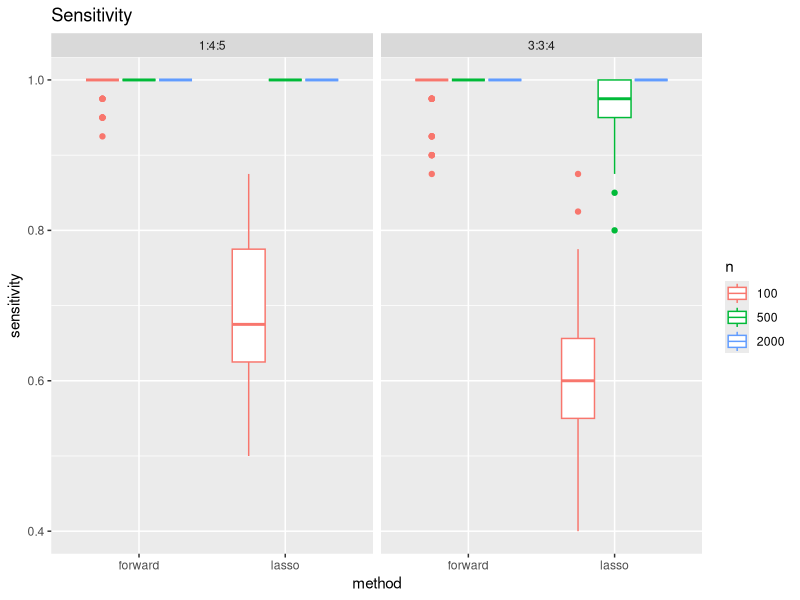
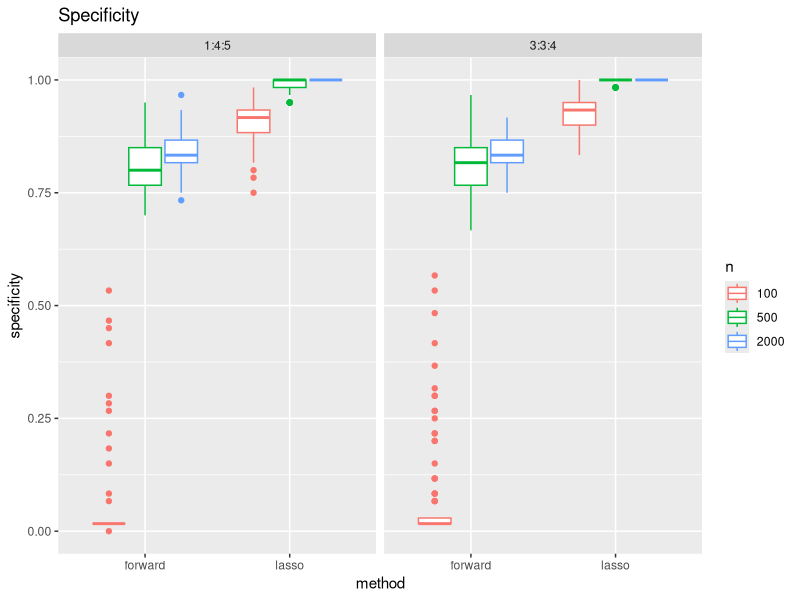
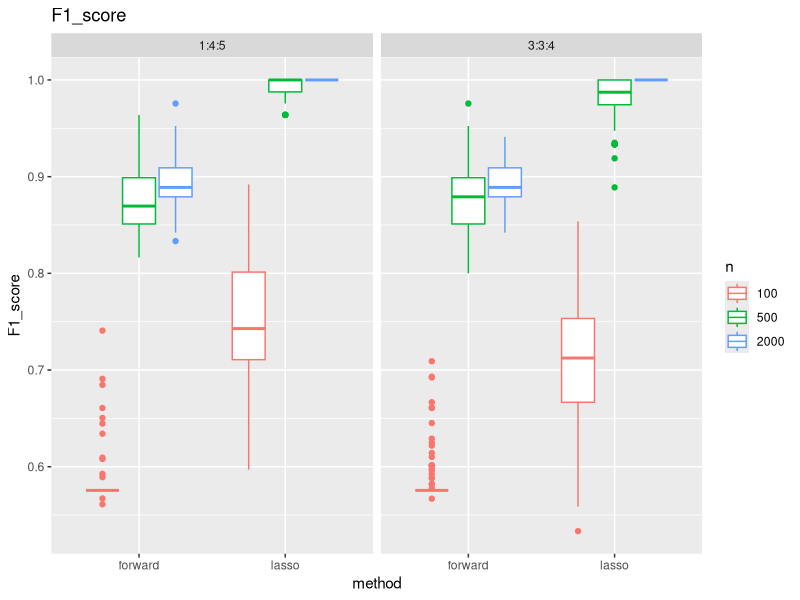
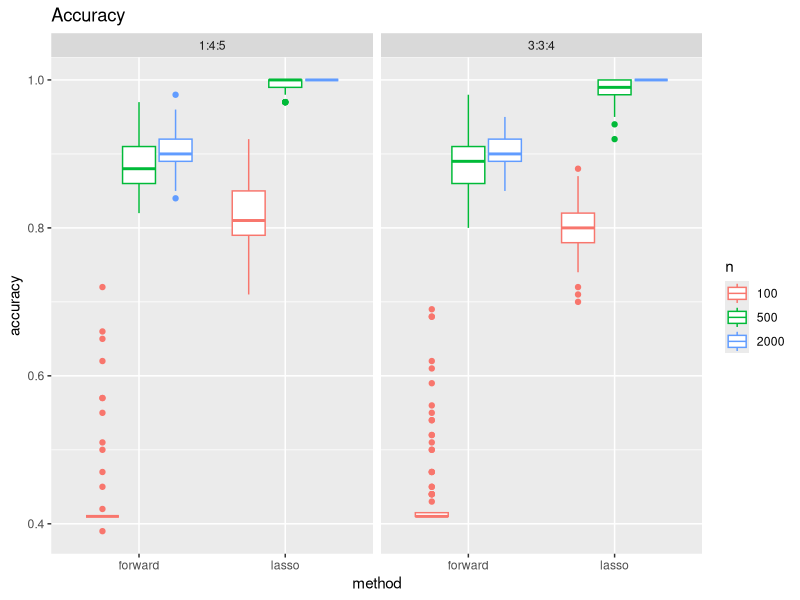
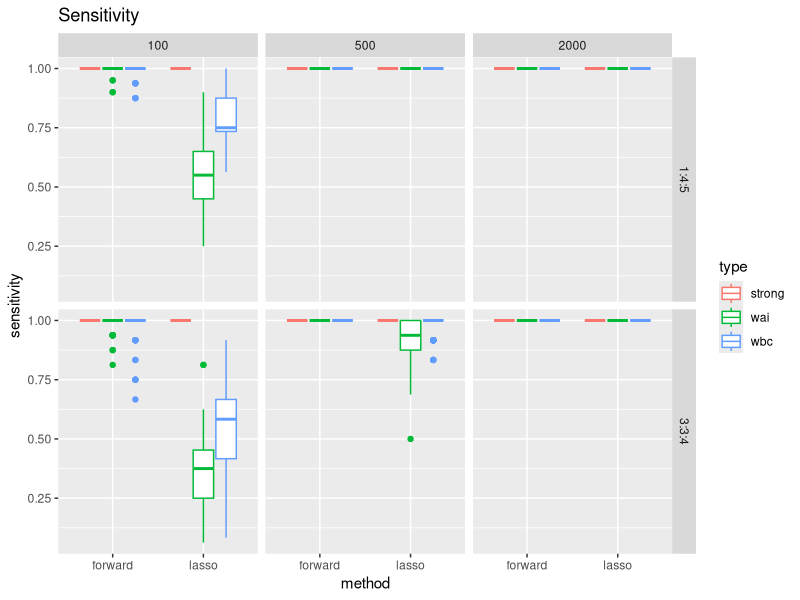
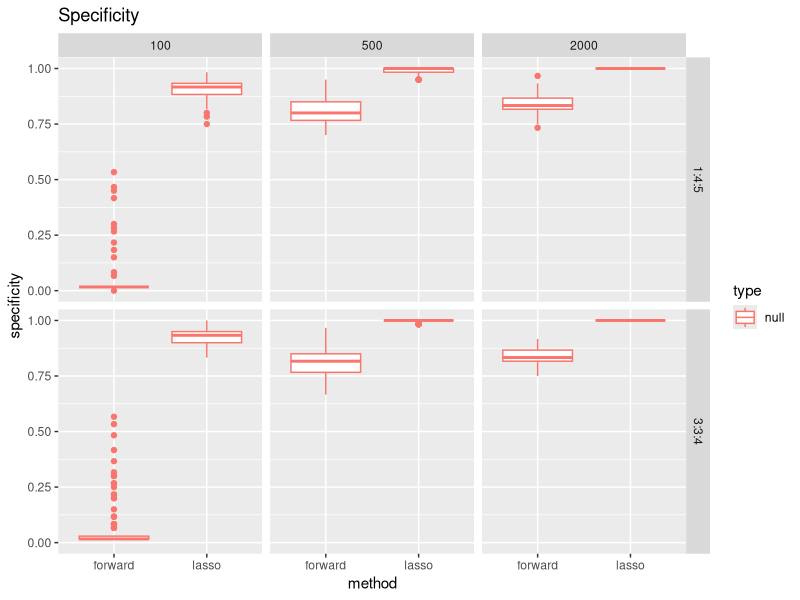
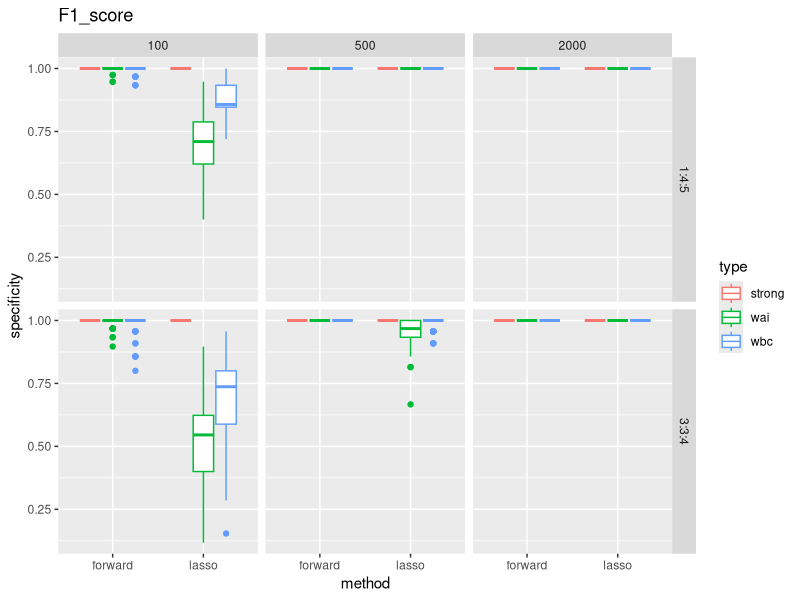
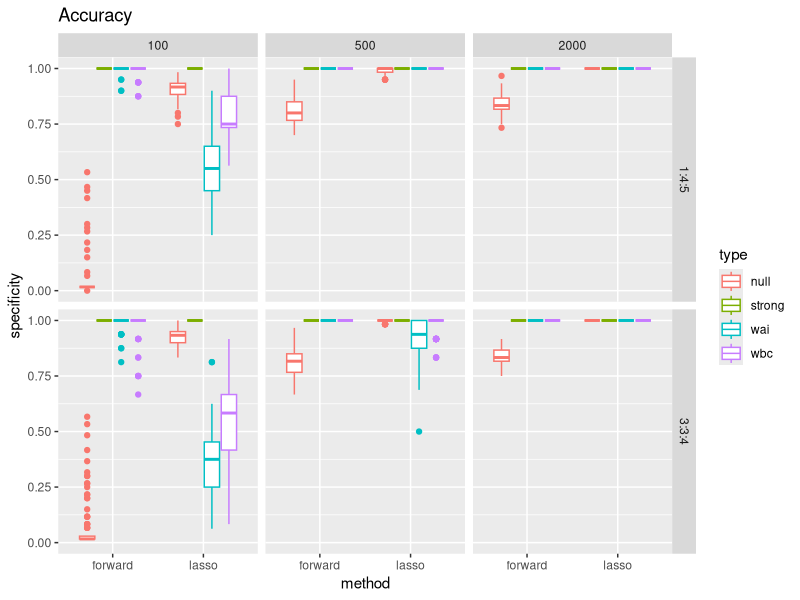

Source code (R) for these figures, in order:
## ---- chunk 1
knitr::opts_chunk$set(echo = TRUE)
library(tidyverse)
library(patchwork)
library(dplyr)
## ---- chunk 2
# Load parameter data
param_1 = read_csv("parameter_estimate.csv")
param_2 = read_csv("parameter_estimate2.csv")
param_estimate = rbind(param_1, param_2)


# Output identification table
fit_identify_result = 
  param_estimate %>% 
    mutate(
      n = factor(n),
      ratio = ifelse(ratio == 145, "1:4:5", "3:3:4"),
      notnull = ifelse(type == "null", 0, 1),
      notnull_est = ifelse(abs(estimate) > 0, 1, 0),
      identify =
        case_when(
          notnull == 1 & notnull_est == 1 ~ "TP",
          notnull == 1 & notnull_est == 0 ~ "FN",
          notnull == 0 & notnull_est == 1 ~ "FP",
          notnull == 0 & notnull_est == 0 ~ "TN"
        )
    ) %>% 
    group_by(sim_time, n, p, ratio, method) %>% 
    summarize(
      sensitivity = sum(identify == "TP")/(sum(identify == "TP") + sum(identify == "FN")),
      specificity = sum(identify == "TN")/(sum(identify == "TN") + sum(identify == "FP")),
      precision = sum(identify == "TP")/(sum(identify == "TP") + sum(identify == "FP")),
      accuracy = (sum(identify == "TP") + sum(identify == "TN")) /
        (sum(identify == "TP") + sum(identify == "FP") + sum(identify == "TN") + sum(identify == "FN")),
      F1_score = 2 * precision * sensitivity / (precision + sensitivity)
    )


# Output identification table by signal
fit_identify_result_type = 
  param_estimate %>% 
    mutate(
      n = factor(n),
      ratio = ifelse(ratio == 145, "1:4:5", "3:3:4"),
      notnull = ifelse(type == "null", 0, 1),
      notnull_est = ifelse(abs(estimate) > 0, 1, 0),
      identify =
        case_when(
          notnull == 1 & notnull_est == 1 ~ "TP",
          notnull == 1 & notnull_est == 0 ~ "FN",
          notnull == 0 & notnull_est == 1 ~ "FP",
          notnull == 0 & notnull_est == 0 ~ "TN"
        )
    ) %>% 
    group_by(sim_time, n, p, ratio, method, type) %>% 
    summarize(
      sensitivity = sum(identify == "TP")/(sum(identify == "TP") + sum(identify == "FN")),
      specificity = sum(identify == "TN")/(sum(identify == "TN") + sum(identify == "FP")),
      precision = sum(identify == "TP")/(sum(identify == "TP") + sum(identify == "FP")),
      accuracy = (sum(identify == "TP") + sum(identify == "TN")) /
        (sum(identify == "TP") + sum(identify == "FP") + sum(identify == "TN") + sum(identify == "FN")),
      F1_score = 2 * precision * sensitivity / (precision + sensitivity)
    )



p = 100
ratio = c(1, 4, 5)
ps = floor(0.4*p*ratio[1]/sum(ratio))
pwbc = floor(0.4*p*ratio[2]/sum(ratio))
pwai = floor(0.4*p*ratio[3]/sum(ratio))
beta = c(rep(20, ps), rep(0.5, pwbc + pwai), rep(0, p - ps - pwbc - pwai))
# output the beta estimation table of ratio 1
fit_beta_result_ratio1 = 
  param_1 %>% 
    mutate(
      n = factor(n),
      ratio = ifelse(ratio == 145, "1:4:5", "3:3:4"),
      num = case_when(
  type == "strong" ~ num,
  type == "wbc" ~ num + ps,
  type == "wai" ~ num + ps + pwbc,
  type == "null" ~ num + ps + pwbc + pwai),
      se = (estimate - beta[num])^2
    ) %>% 
    group_by(sim_time, n, p, ratio, method) %>% 
    summarize(
      RMSE = sqrt(mean(se))
    )

# output the beta estimation table of ratio2
p = 100
ratio = c(3, 3, 4)
ps = floor(0.4*p*ratio[1]/sum(ratio))
pwbc = floor(0.4*p*ratio[2]/sum(ratio))
pwai = floor(0.4*p*ratio[3]/sum(ratio))
beta = c(rep(20, ps), rep(0.5, pwbc + pwai), rep(0, p - ps - pwbc - pwai))

fit_beta_result_ratio2 = 
  param_2 %>% 
    mutate(
      n = factor(n),
      ratio = ifelse(ratio == 145, "1:4:5", "3:3:4"),
      num = case_when(
  type == "strong" ~ num,
  type == "wbc" ~ num + ps,
  type == "wai" ~ num + ps + pwbc,
  type == "null" ~ num + ps + pwbc + pwai),
      se = (estimate - beta[num])^2
    ) %>% 
    group_by(sim_time, n, p, ratio, method) %>% 
    summarize(
      RMSE = sqrt(mean(se))
    )

fit_beta_result_ratio = 
  rbind(fit_beta_result_ratio1, fit_beta_result_ratio2)
## ---- chunk 3
# compare all signals

# compare sensitivity
g1 = ggplot(fit_identify_result, aes(x = method, y = sensitivity, color = n)) + 
  geom_boxplot() +
  theme(legend.position = "right") +
  labs(title = "Sensitivity",x = "method", y = "sensitivity") +
  facet_grid(. ~ ratio)
g1
ggsave(g1,filename = "Images/g1.pdf",width = 12,height = 9)

# compare specificity
g2 = ggplot(fit_identify_result, aes(x = method, y = specificity, color = n)) + 
  geom_boxplot() +
  theme(legend.position = "right") +
  labs(title = "Specificity",x = "method", y = "specificity") +
  facet_grid(. ~ ratio)
g2
ggsave(g2,filename = "Images/g2.pdf",width = 12,height = 9)

# compare F1-score
g3 = ggplot(fit_identify_result, aes(x = method, y = F1_score, color = n)) + 
  geom_boxplot() +
  theme(legend.position = "right") +
  labs(title = "F1_score",x = "method", y = "F1_score") +
  facet_grid(. ~ ratio)
g3
ggsave(g3,filename = "Images/g3.pdf",width = 12,height = 9)

# compare accuracy
g4 = ggplot(fit_identify_result, aes(x = method, y = accuracy, color = n)) + 
  geom_boxplot() +
  theme(legend.position = "right") +
  labs(title = "Accuracy",x = "method", y = "accuracy") +
  facet_grid(. ~ ratio)
g4
ggsave(g4,filename = "Images/g4.pdf",width = 12,height = 9)
## ---- chunk 4
# compare different signals

# First ratio
g5 = ggplot(fit_identify_result_type, aes(x = method, y = sensitivity, color = type)) + 
  geom_boxplot() +
  theme(legend.position = "right") +
  labs(title = "Sensitivity",x = "method", y = "sensitivity") +
  facet_grid(ratio ~ n)
g5
ggsave(g5,filename = "Images/g5.pdf",width = 12,height = 9)

g6 = ggplot(fit_identify_result_type, aes(x = method, y = specificity, color = type)) + 
  geom_boxplot() +
  theme(legend.position = "right") +
  labs(title = "Specificity",x = "method", y = "specificity") +
  facet_grid(ratio ~ n)
g6
ggsave(g6,filename = "Images/g6.pdf",width = 12,height = 9)

g7 = ggplot(fit_identify_result_type, aes(x = method, y = F1_score, color = type)) + 
  geom_boxplot() +
  theme(legend.position = "right") +
  labs(title = "F1_score",x = "method", y = "specificity") +
  facet_grid(ratio ~ n)
g7
ggsave(g7,filename = "Images/g7.pdf",width = 12,height = 9)

g8 = ggplot(fit_identify_result_type, aes(x = method, y = accuracy, color = type)) + 
  geom_boxplot() +
  theme(legend.position = "right") +
  labs(title = "Accuracy",x = "method", y = "specificity") +
  facet_grid(ratio ~ n)
g8
ggsave(g8,filename = "Images/g8.pdf",width = 12,height = 9)
## ---- chunk 5
# Beta estimation

# MSE of beta for n = 100
g9 = ggplot(fit_beta_result_ratio %>% filter(n == 100), aes(x = method, y = RMSE)) + 
  geom_boxplot(color = "red", fill = "orange", alpha = 0.5) +
  theme(legend.position = "right") +
  labs(title = "beta RMSE when n = 100",x = "method", y = "RMSE") +
  coord_cartesian(ylim = c(0, 15)) +
  facet_grid(~ ratio)
g9
ggsave(g9, filename = "Images/g9.pdf",width = 12,height = 9)

# MSE of beta for n = 500
g10 = ggplot(fit_beta_result_ratio %>% filter(n == 500), aes(x = method, y = RMSE)) + 
  geom_boxplot(color = "red", fill = "orange", alpha = 0.5) +
  theme(legend.position = "right") +
  labs(title = "beta RMSE when n = 500",x = "method", y = "RMSE") +
  coord_cartesian(ylim = c(0, 0.6)) +
  facet_grid(~ ratio)
g10
ggsave(g10, filename = "Images/g10.pdf",width = 12,height = 9)

# MSE of beta for n = 2000
g11 = ggplot(fit_beta_result_ratio %>% filter(n == 2000), aes(x = method, y = RMSE)) + 
  geom_boxplot(color = "red", fill = "orange", alpha = 0.5) +
  theme(legend.position = "right") +
  labs(title = "beta RMSE when n = 2000",x = "method", y = "RMSE") +
  coord_cartesian(ylim = c(0, 0.4)) +
  facet_grid(~ ratio)
g11
ggsave(g11, filename = "Images/g10.pdf",width = 12,height = 9)
